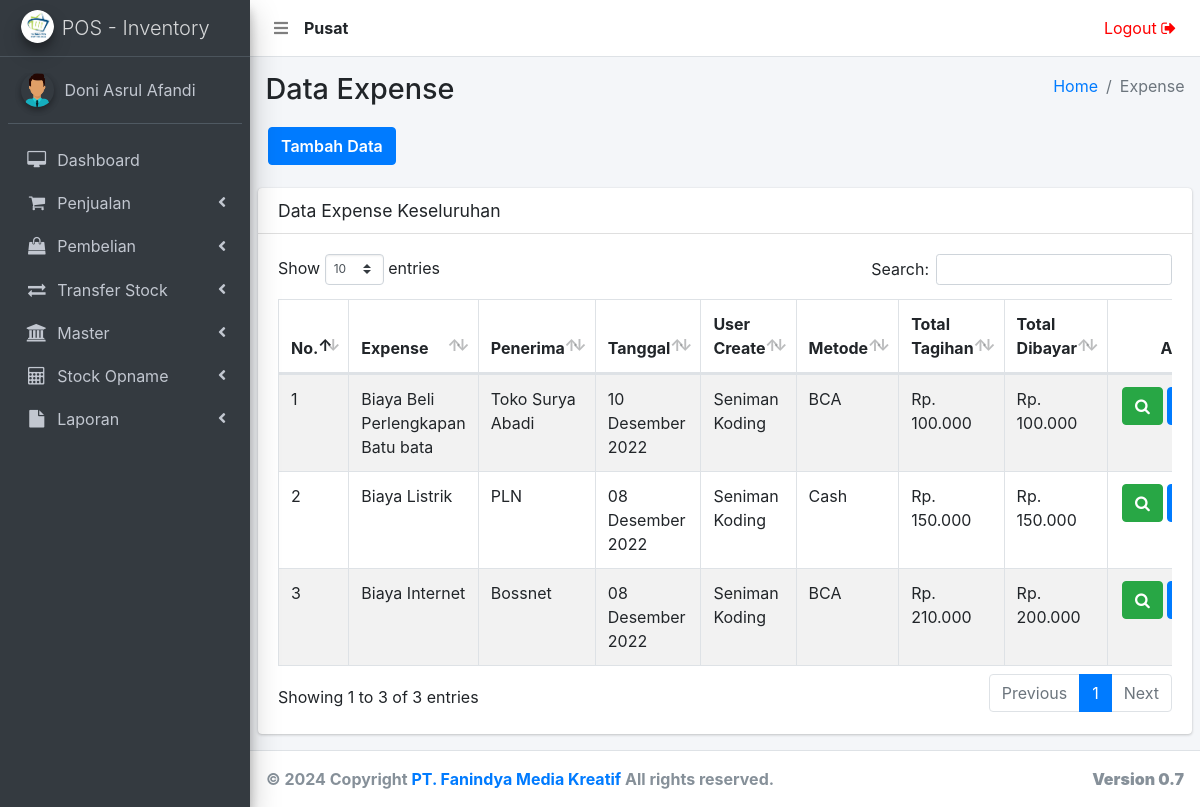
The page /expense-data.php (signed in) on the database its author committed.
### tables this page shows
CREATE TABLE `user` (
  `user_id` int(11) NOT NULL,
  `user_nama` varchar(500) NOT NULL,
  `user_no_hp` varchar(250) NOT NULL,
  `user_alamat` text NOT NULL,
  `user_email` varchar(250) NOT NULL,
  `user_password` varchar(500) NOT NULL,
  `user_create` varchar(250) NOT NULL,
  `user_level` varchar(250) NOT NULL,
  `user_status` varchar(250) NOT NULL,
  `user_cabang` int(11) NOT NULL
);

CREATE TABLE `expense` (
  `expense_id` int(11) NOT NULL,
  `expense_name` varchar(500) NOT NULL,
  `expense_penerima` varchar(500) NOT NULL,
  `expense_date` varchar(250) NOT NULL,
  `expense_create` int(11) NOT NULL,
  `expense_desc` text NOT NULL,
  `expense_metode` int(11) NOT NULL,
  `expense_total_tagihan` int(11) NOT NULL,
  `expense_total_dibayar` int(11) NOT NULL,
  `expense_total_sisa` int(11) NOT NULL,
  `expense_date_edit` varchar(250) NOT NULL,
  `expense_user_edit` int(11) NOT NULL,
  `expense_cabang` int(11) NOT NULL
);

CREATE TABLE `channel_pembayaran` (
  `cp_id` int(11) NOT NULL,
  `cp_name` varchar(500) NOT NULL,
  `cp_status` int(11) NOT NULL,
  `cp_cabang` int(11) NOT NULL
);

### _header-artibut.php (called while the page is built, shortened)
<?php
  	include 'aksi/functions.php';
    $userLoginCabang = mysqli_query( $conn, "select user_cabang from user where user_id = '".$_SESSION['user_id']."'");
    $sessionCabangData = mysqli_fetch_array($userLoginCabang);
    $sessionCabang     = $sessionCabangData['user_cabang'];
    if ( $sessionCabang < 1 ) {
      $tipeToko = "Pusat";
    } else {
      $tipeToko = "Cabang ".$sessionCabang;
    }
?>

### aksi/functions.php (called while the page is built, shortened)
<?php
include 'koneksi.php';
function query($query) {
	global $conn;
	$result = mysqli_query($conn, $query);
	$rows = [];
	while ( $row = mysqli_fetch_assoc($result) ) {
		$rows[] = $row;
	}
	return $rows;
}
function tanggal_indo($tanggal){
    $bulan = array (1 =>   'Januari',
                'Februari',
                'Maret',
                'April',
                'Mei',
                'Juni',
                'Juli',
                'Agustus',
                'September',
                'Oktober',
                'November',
                'Desember'
            );
    $split = explode('-', $tanggal);
    return $split[2] . ' ' . $bulan[ (int)$split[1] ] . ' ' . $split[0];
}
?>

### expense-data.php (the view, shortened to what this page needs)
<?php
  include '_header.php';
  include '_nav.php';
  include '_sidebar.php';
?>
  <div class="content-wrapper">
    <section class="content-header">
      <div class="container-fluid">
        <div class="row mb-2">
          <div class="col-sm-6">
            <h1>Data Expense</h1>
          </div>
          <div class="col-sm-6">
            <ol class="breadcrumb float-sm-right">
              <li class="breadcrumb-item"><a href="bo">Home</a></li>
              <li class="breadcrumb-item active">Expense</li>
            </ol>
          </div>
          <div class="tambah-data">
          	<a href="expense-add" class="btn btn-primary">Tambah Data</a>
          </div>
        </div>
      </div>
    </section>
    <?php
    	$data = query("SELECT * FROM expense WHERE expense_cabang = $sessionCabang ORDER BY expense_id DESC");
    ?>
    <section class="content">
      <div class="row">
        <div class="col-12">
          <div class="card">
            <div class="card-header">
              <h3 class="card-title">Data Expense Keseluruhan</h3>
            </div>
            <div class="card-body">
              <div class="table-auto">
                <table id="example1" class="table table-bordered table-striped">
                  <thead>
                  <tr>
                    <th style="width: 5%;">No.</th>
                    <th>Expense</th>
                    <th>Penerima</th>
                    <th>Tanggal</th>
                    <th>User Create</th>
                    <th>Metode</th>
                    <th>Total Tagihan</th>
                    <th>Total Dibayar</th>
                    <th style="width: 10%; text-align: center;">Aksi</th>
                  </tr>
                  </thead>
                  <tbody>
                  <?php $i = 1; ?>
                  <?php foreach ( $data as $row ) : ?>
                  <tr>
                    	<td><?= $i; ?></td>
                    	<td><?= $row['expense_name']; ?></td>
                      <td><?= $row['expense_penerima']; ?></td>
                      <td><?= tanggal_indo($row['expense_date']); ?></td>
                      <td>
                          <?php
                            $expense_create = $row['expense_create'];
                            $userId = mysqli_query($conn, "SELECT user_nama FROM user WHERE user_id = $expense_create ");
                            $userId = mysqli_fetch_array($userId);
                            $userId = $userId['user_nama'];
                            echo $userId;
                          ?>
                      </td>
                      <td>
                          <?php
                            $expense_metode = $row['expense_metode'];
                            if ( $expense_metode < 1 ) {
                              echo "Cash";
                            } else {
                              $channel = mysqli_query($conn, "SELECT cp_name FROM channel_pembayaran WHERE cp_id = $expense_metode ");
                              $channel = mysqli_fetch_array($channel);
                              $channel = $channel['cp_name'];
                              echo $channel;
                            }
                          ?>
                      </td>
                      <td>Rp. <?= number_format($row['expense_total_tagihan'], 0, ',', '.'); ?></td>
                      <td>Rp. <?= number_format($row['expense_total_dibayar'], 0, ',', '.'); ?></td>
                      <td class="orderan-online-button">
                        <?php $id = base64_encode($row["expense_id"]); ?>
                          <a href="expense-zoom?id=<?= $id; ?>" target="_blank" title="Lihat Data">
                              <button class="btn btn-success" type="submit">
                                 <i class="fa fa-search"></i>
                              </button>
                          </a>
                      	  <a href="expense-edit?id=<?= $id; ?>" title="Edit Data">
                              <button class="btn btn-primary" type="submit">
                              </button>
                          </a>
                      </td>
                  </tr>
                  <?php $i++; ?>
              	<?php endforeach; ?>
                </tbody>
                </table>
              </div>
            </div>
          </div>
        </div>
      </div>
    </section>
  </div>
</div>
<?php include '_footer.php'; ?>
</body>
</html>

### _nav.php (shortened to what this page needs)
<nav class="main-header navbar navbar-expand navbar-white navbar-light">
    <ul class="navbar-nav">
      <li class="nav-item">
        <a class="nav-link" data-widget="pushmenu" href="#"><i class="fas fa-bars"></i></a>
      </li>
      <li class="nav-item" style="padding-top: 8px;">
        <?php
          echo "<b>".$tipeToko."</b>";
        ?>
      </li>
    </ul>
    <ul class="navbar-nav ml-auto">
      <li class="nav-item">
        <a href="<?php echo "aksi/logout.php?logout";?>"onclick="return confirm('Apakah anda yakin logout ?')" class="nav-link" style='color:red;'>Logout <i class="fa fa-sign-out"></i>
        </a>
      </li>
    </ul>
  </nav>

### rows shown on the page
user: user_cabang "Pusat"
expense: expense_name "Biaya Beli Perlengkapan Batu bata", expense_penerima "Toko Surya Abadi", expense_date "10 Desember 2022", user.user_nama "Seniman Koding", channel_pembayaran.cp_name "BCA", expense_total_tagihan "100.000", expense_total_dibayar "100.000"
expense: expense_name "Biaya Listrik", expense_penerima "PLN", expense_date "08 Desember 2022", user.user_nama "Seniman Koding", expense_metode "Cash", expense_total_tagihan "150.000", expense_total_dibayar "150.000"
expense: expense_name "Biaya Internet", expense_penerima "Bossnet", expense_date "08 Desember 2022", user.user_nama "Seniman Koding", channel_pembayaran.cp_name "BCA", expense_total_tagihan "210.000", expense_total_dibayar "200.000"

### other values the page prints
$_SESSION['user_nama'] "Doni Asrul Afandi"
